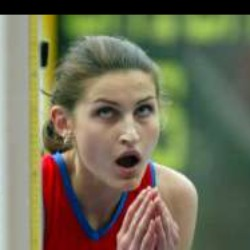
#> input picture lab4/test_images/0AA0A2.jpg, 250 x 250 px
$ python task1.py
#> lines starting #> are read from the running program, lines starting #| are printed output that depends on the picture
import cv2
import matplotlib.pyplot as plt


def blur_image(img, kernel_size=5):
    blurred = cv2.GaussianBlur(img, (kernel_size, kernel_size), 0)
    return blurred


def sharpen_image(img, kernel_size=5, amount=1, threshold=0):
    blurred = cv2.GaussianBlur(img, (kernel_size, kernel_size), 0)
    sharpened = cv2.addWeighted(img, 1 + amount, blurred, -amount, threshold)
    return sharpened


img = cv2.imread('test_images/0AA0A2.jpg')
#> img is the input picture: shape (250, 250, 3); mean B, G, R 86.6, 110.3, 112.7
blurred_img = blur_image(img)
sharpened_img = sharpen_image(img)

fig, ax = plt.subplots(1, 2, figsize=(12, 6))
ax[0].imshow(cv2.cvtColor(img, cv2.COLOR_BGR2RGB))
ax[0].set_title('Original Image')
ax[1].imshow(cv2.cvtColor(blurred_img, cv2.COLOR_BGR2RGB))
ax[1].set_title('Blurred Image')
plt.show()
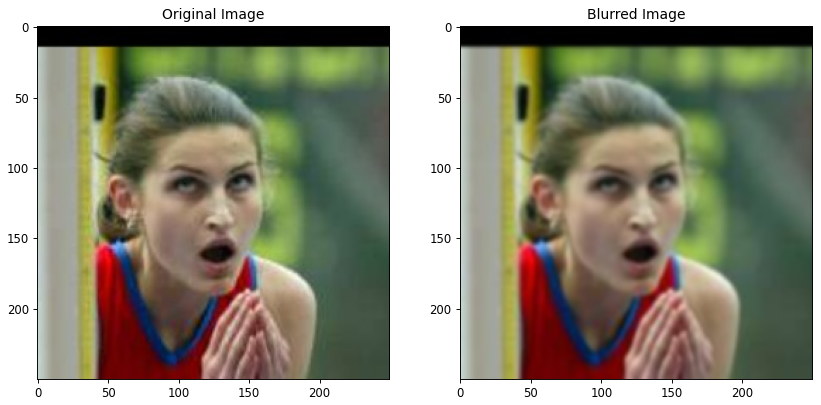
#> figure drawn by matplotlib, 2 panels

fig, ax = plt.subplots(1, 2, figsize=(12, 6))
ax[0].imshow(cv2.cvtColor(img, cv2.COLOR_BGR2RGB))
ax[0].set_title('Original Image')
ax[1].imshow(cv2.cvtColor(sharpened_img, cv2.COLOR_BGR2RGB))
ax[1].set_title('Sharpened Image')
plt.show()

$ run again, with lab4/test_images/14A19C.jpg copied over lab4/test_images/0AA0A2.jpg
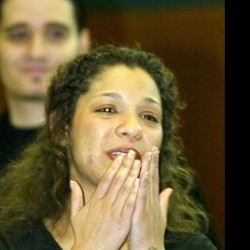
#> input picture lab4/test_images/14A19C.jpg, 250 x 250 px
#> img is the input picture: shape (250, 250, 3); mean B, G, R 54, 88.8, 103.1
#> `plt.show()`:
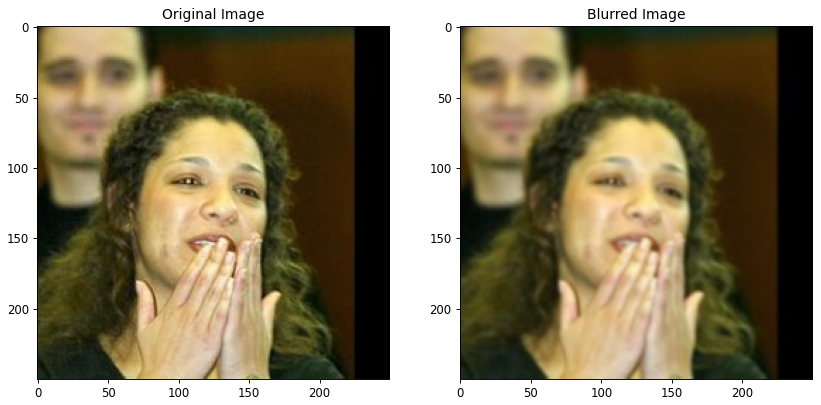
#> figure drawn by matplotlib, 2 panels

$ run again, with lab4/test_images/27DAC4.jpg copied over lab4/test_images/0AA0A2.jpg
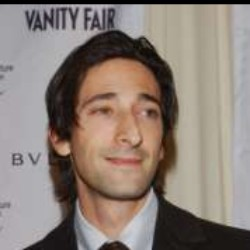
#> input picture lab4/test_images/27DAC4.jpg, 250 x 250 px
#> img is the input picture: shape (250, 250, 3); mean B, G, R 119, 127.3, 140.1
#> `plt.show()`:
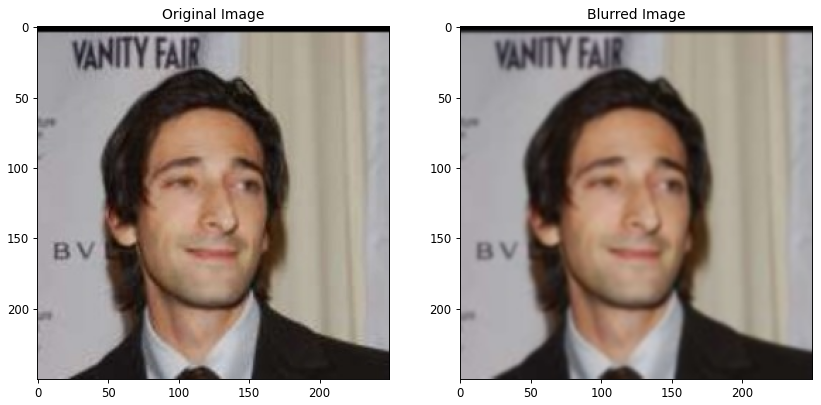
#> figure drawn by matplotlib, 2 panels

$ run again, with lab4/test_images/2FC4FD.jpg copied over lab4/test_images/0AA0A2.jpg
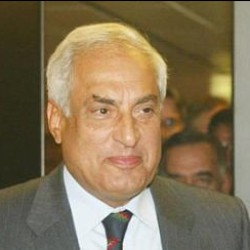
#> input picture lab4/test_images/2FC4FD.jpg, 250 x 250 px
#> img is the input picture: shape (250, 250, 3); mean B, G, R 86.2, 115.2, 132.3
#> `plt.show()`:
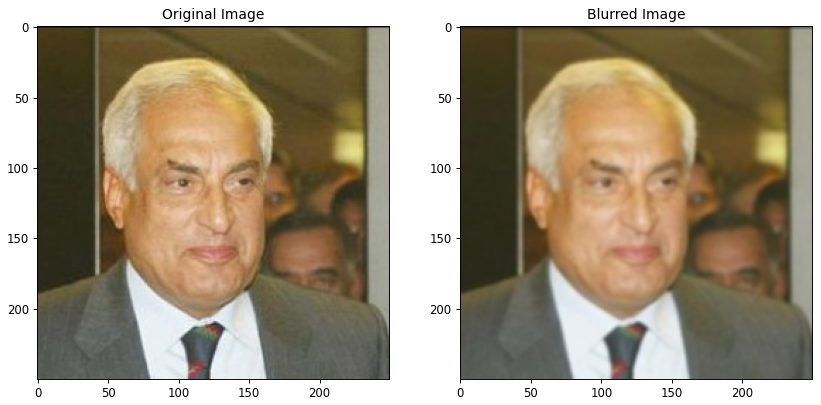
#> figure drawn by matplotlib, 2 panels
